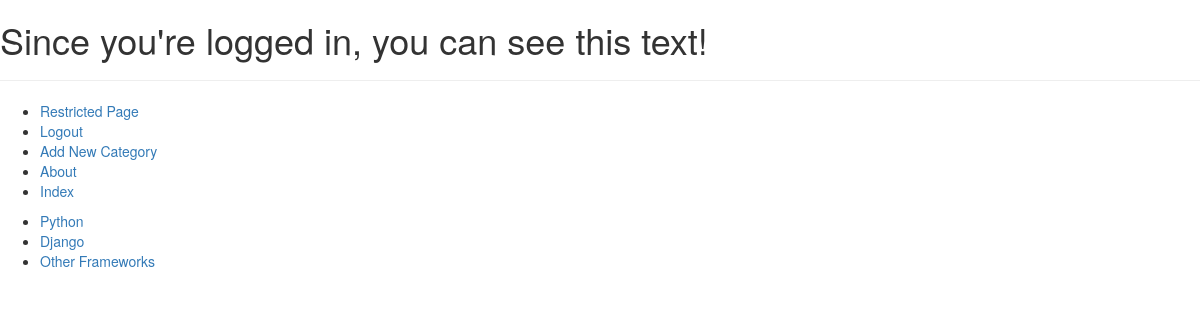
Before: /rango/restricted/ (signed in) with the older database file.
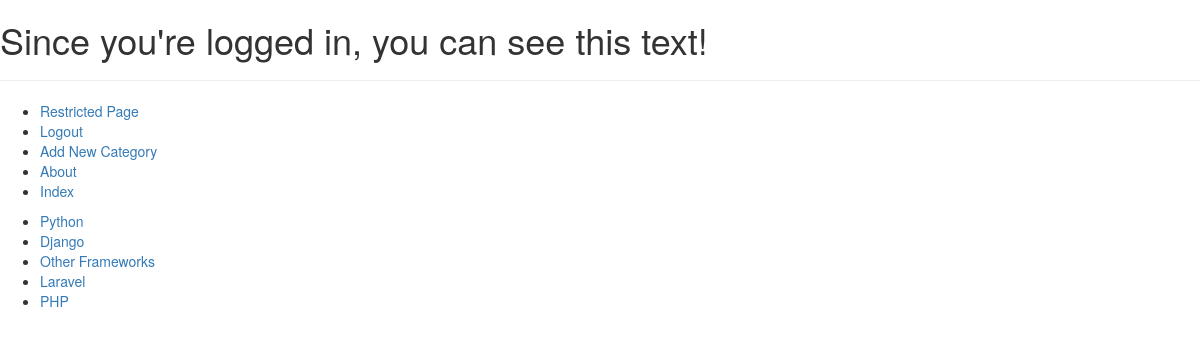
After: the same page with the newer database file.
### rango/models.py (models this page shows, shortened)
class Category(models.Model):
	name = models.CharField(max_length=128,unique=True)
	views = models.IntegerField(default=0)
	likes = models.IntegerField(default=0)
	slug = models.SlugField(blank=True,unique=True)
	class Meta:
		verbose_name_plural = 'Categories'

### rango/views.py (the view)
@login_required
def restricted(request):
	return render(request,'rango/restricted.html')

### rango/templatetags/rango_template_tags.py (called while the page is built)
@register.inclusion_tag('rango/cats.html')
def get_category_list(cat=None):
    return {'cats':Category.objects.all,
            'act_cat':cat}

### templates/rango/restricted.html (shortened to what this page needs)
{% extends 'rango/base.html' %}
{% load staticfiles %}
{% block body_block %}
    <h1>Since you're logged in, you can see this text!</h1>
{% endblock %}

### templates/rango/cats.html
<ul>
{% if cats %}
    {% for c in cats %}
        {% if c == act_cat %}
            <li><strong><a href="{% url 'show_category' c.slug %}">{{c.name}}</a></strong></li>
        {% else %}
            <li><a href="{% url 'show_category' c.slug %}">{{c.name}}</a></li>
        {% endif %}
    {% endfor %}
{% else %}
    <li><strong>There are no categories present.</strong></li>
{% endif %}
</ul>

Changed rows visible on the page:
added Category: name "Laravel"
added Category: name "PHP"
